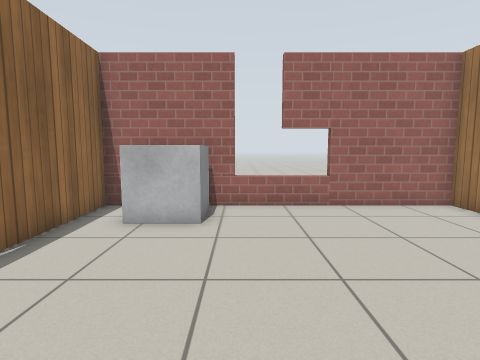
View 1 (above)

18 first-person views from a walk through a world built for the Gazebo simulator. The camera is 0.94 m above the floor, tilts 6° down and sees 80° across. The floor is counted in squares, 0.5 m on a side. Each view is taken from the middle of a square. On the plan, view 1 faces up. The plan holds only what a view shows up to about 16 squares ahead; the rest is blank. Gazebo's built-in surfaces are drawn with simple patterns. Some stock models are drawn as simple stand-ins. Some surface patterns are stand-ins.

View 2
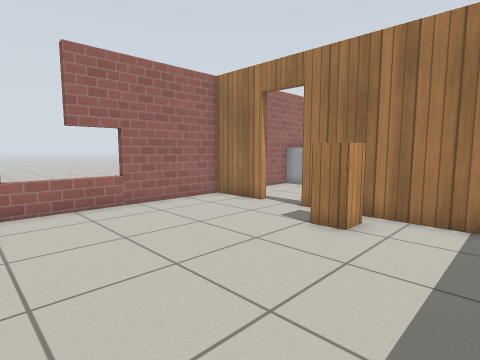

View 3
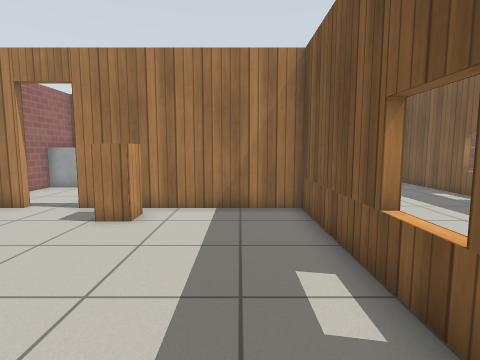

View 4
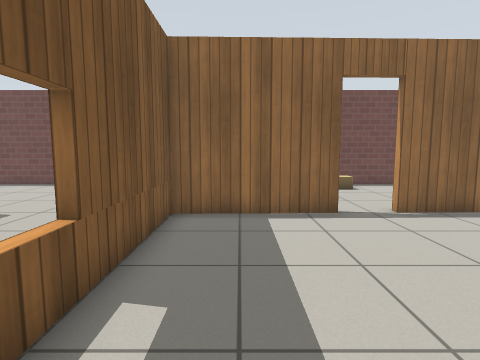

View 5
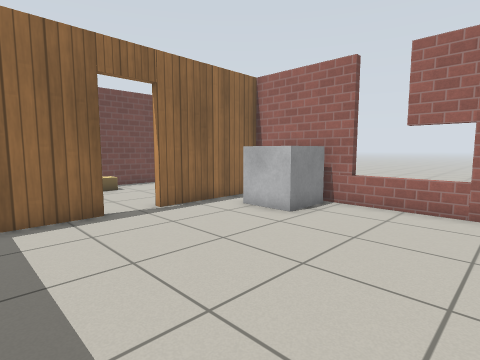

View 6
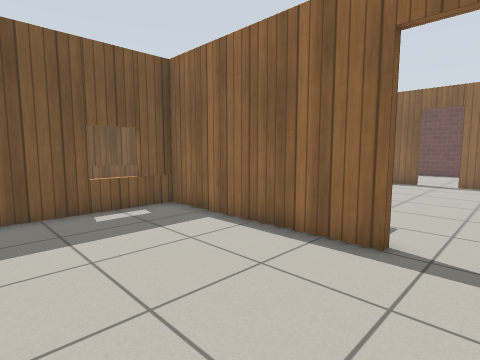

View 7
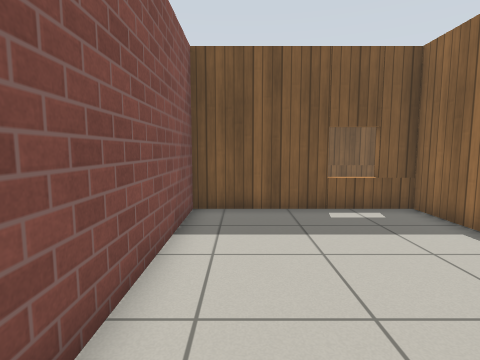

View 8
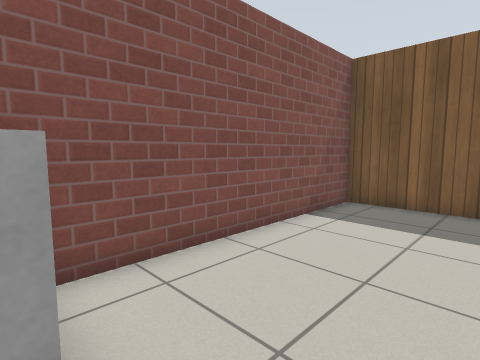

View 9
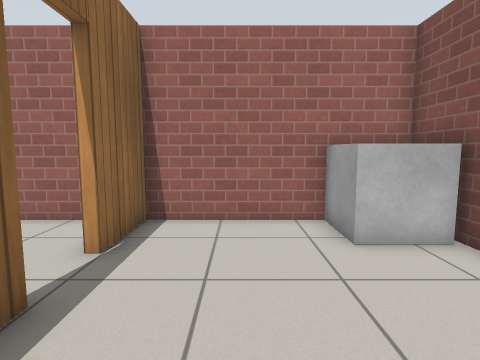

View 10
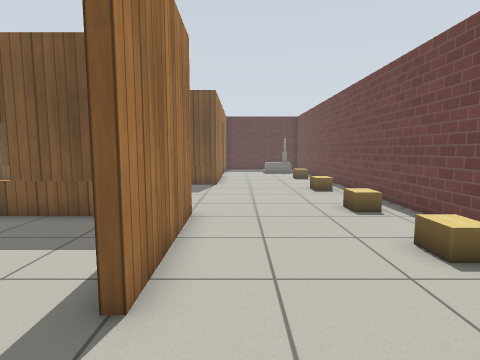

View 11
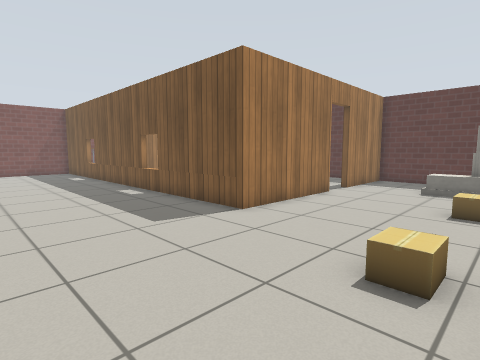

View 12
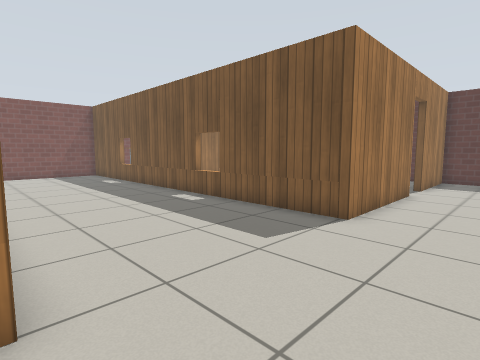

View 13
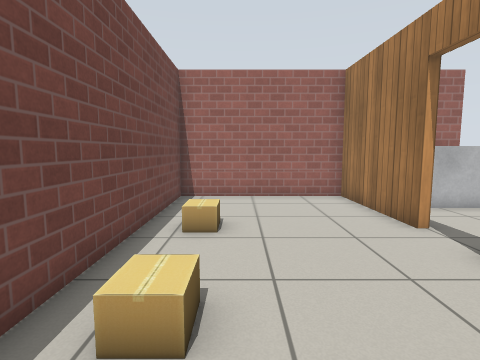

View 14
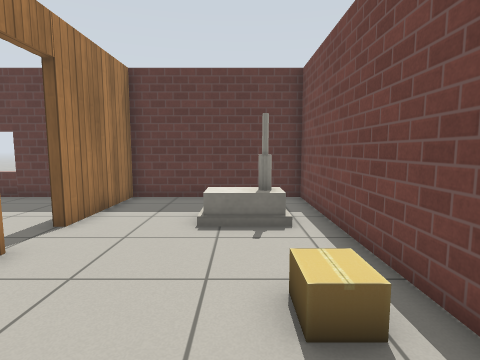

View 15
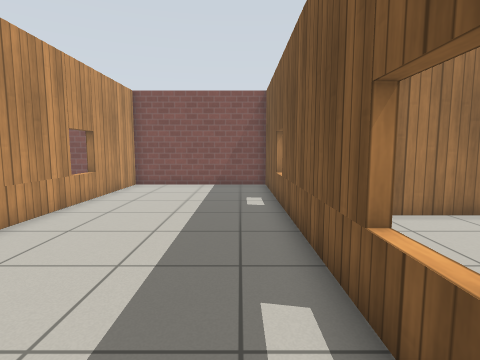

View 16
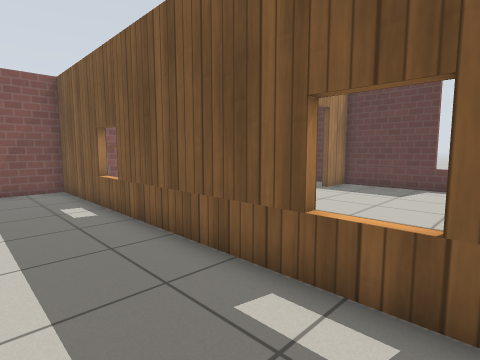

View 17
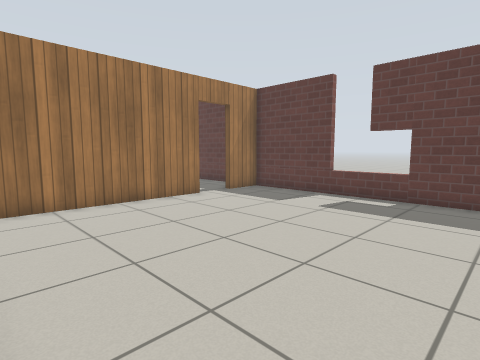

View 18
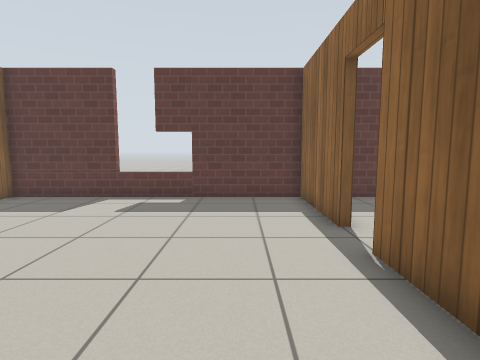

### Floor plan
Ten units are one square. View 1 is at (0, 0); x grows to the right and y downward. Boxes are objects, and circles mark ways between rooms. Rooms are numbered by the first view taken in them; rooms with no view inside come last. Other rooms are left out.
<svg viewBox="-119 -101 269 324">
<path fill="none" stroke="#000" d="M-44 -29 -43 20 72 20 72 -52M72 -70 72 -96 -46 -96 -44 -47M75 -52 75 20 145 20 145 -96 75 -96 75 -70M-47 24 -47 -29M-47 151 -47 94 145 94 145 23 56 23M-47 -47 -47 -96 -114 -96 -114 213 -47 213 -47 168M-44 168 -44 213 72 213 72 194M-44 126 -44 151M72 176 72 108M29 218 29 213"/>
<rect x="-35" y="-95" width="30" height="30" fill="#bbb"><title>other object</title></rect>
<rect x="55" y="-45" width="10" height="20" fill="#bbb"><title>cabinet</title></rect>
<rect x="125" y="-95" width="20" height="20" fill="#bbb"><title>other object</title></rect>
<rect x="-105" y="165" width="30" height="20" fill="#bbb"><title>house</title></rect>
<rect x="-105" y="125" width="10" height="10" fill="#bbb"><title>cardboard box</title></rect>
<rect x="-105" y="65" width="10" height="20" fill="#bbb"><title>cardboard box</title></rect>
<rect x="-105" y="25" width="10" height="10" fill="#bbb"><title>cardboard box</title></rect>
<rect x="-105" y="-15" width="10" height="10" fill="#bbb"><title>cardboard box</title></rect>
<rect x="-105" y="-55" width="10" height="10" fill="#bbb"><title>cardboard box</title></rect>
<circle cx="70" cy="-65" r="3" fill="#2a7"/>
<circle cx="-47" cy="-37" r="3" fill="#2a7"/>
<circle cx="-47" cy="157" r="3" fill="#2a7"/>
<text x="10" y="-40">1</text>
<text x="110" y="-40">2</text>
<text x="-30" y="60">3</text>
<text x="10" y="150">4</text>
</svg>
Room 1 opens to room 2. Room 1 opens to room 3. Room 3 opens to room 4.

Where each view was taken, in squares from view 1:
view 1: 0 up, 0 right, facing up
view 2: 0 up, 1 left, facing up-right
view 3: 0 up, 2 left, facing right
view 4: 0 up, 4 right, facing left
view 5: 0 up, 4 right, facing up-left
view 6: 7 up, 13 right, facing down-left
view 7: 7 up, 13 right, facing down
view 8: 8 up, 10 right, facing down-right
view 9: 2 up, 10 right, facing up
view 10: 6 up, 6 left, facing down
view 11: 3 down, 11 left, facing down-right
view 12: 2 down, 8 left, facing down-right
view 13: 2 down, 9 left, facing up
view 14: 10 down, 9 left, facing down
view 15: 8 down, 1 left, facing right
view 16: 6 down, 0 right, facing down-right
view 17: 10 down, 3 left, facing down-right
view 18: 10 down, 2 left, facing down
